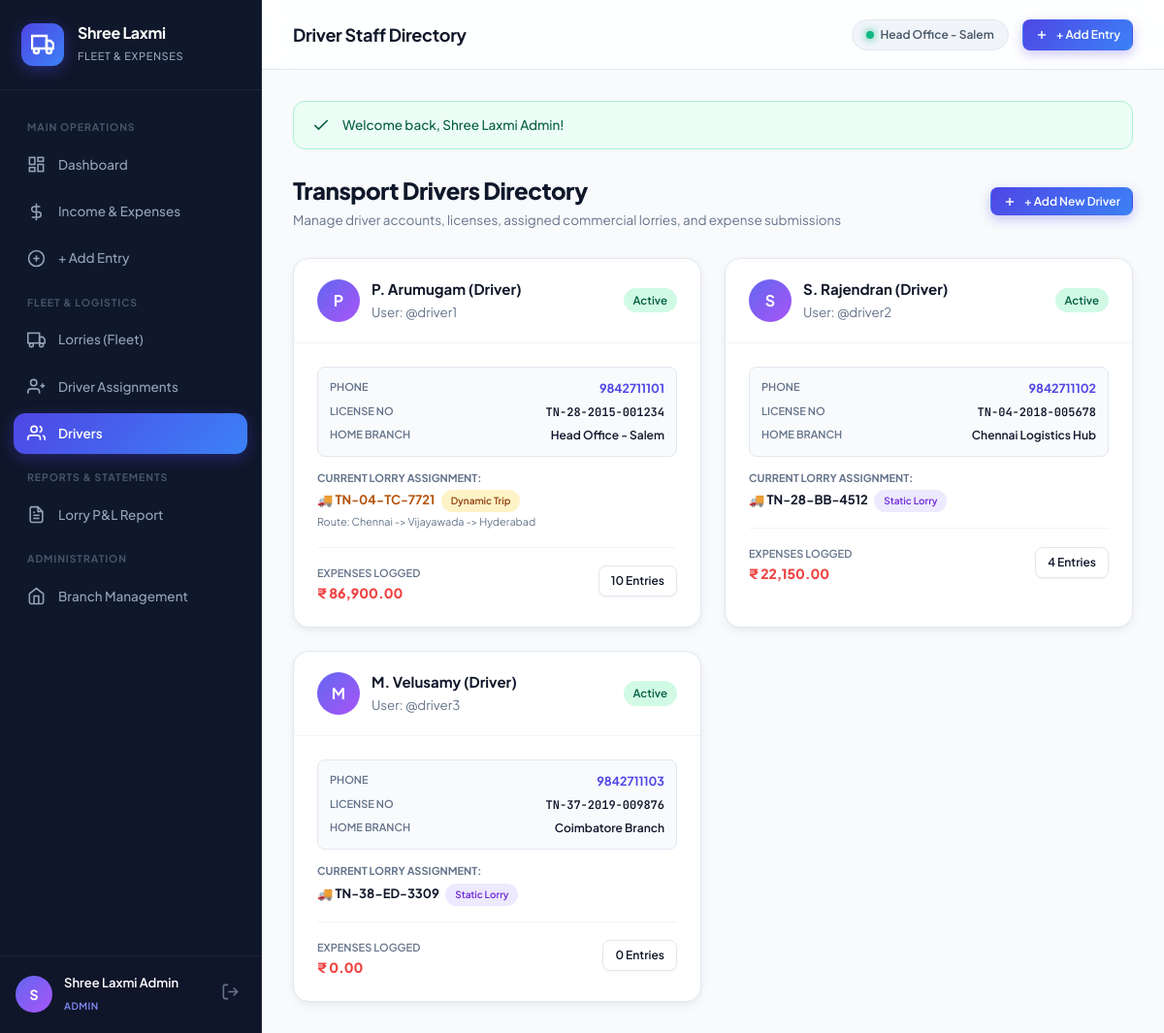
The page /drivers.php (signed in) on the database its author committed.
### tables this page shows
CREATE TABLE IF NOT EXISTS `users` (
    `id` INT AUTO_INCREMENT PRIMARY KEY,
    `branch_id` INT NULL,
    `name` VARCHAR(100) NOT NULL,
    `username` VARCHAR(50) NOT NULL UNIQUE,
    `email` VARCHAR(100),
    `phone` VARCHAR(20) NOT NULL,
    `password` VARCHAR(255) NOT NULL,
    `role` ENUM('admin', 'branch_manager', 'driver', 'operator') NOT NULL DEFAULT 'driver',
    `license_number` VARCHAR(50) NULL,
    `license_expiry` DATE NULL,
    `status` ENUM('active', 'inactive') DEFAULT 'active',
    `avatar` VARCHAR(255) NULL,
    `created_at` TIMESTAMP DEFAULT CURRENT_TIMESTAMP,
    `updated_at` TIMESTAMP DEFAULT CURRENT_TIMESTAMP ON UPDATE CURRENT_TIMESTAMP,
    FOREIGN KEY (`branch_id`) REFERENCES `branches`(`id`) ON DELETE SET NULL
);

CREATE TABLE IF NOT EXISTS `branches` (
    `id` INT AUTO_INCREMENT PRIMARY KEY,
    `branch_code` VARCHAR(20) NOT NULL UNIQUE,
    `branch_name` VARCHAR(100) NOT NULL,
    `city` VARCHAR(50) NOT NULL,
    `state` VARCHAR(50) DEFAULT 'Tamil Nadu',
    `contact_person` VARCHAR(100),
    `phone` VARCHAR(20) NOT NULL,
    `email` VARCHAR(100),
    `address` TEXT,
    `status` ENUM('active', 'inactive') DEFAULT 'active',
    `created_at` TIMESTAMP DEFAULT CURRENT_TIMESTAMP,
    `updated_at` TIMESTAMP DEFAULT CURRENT_TIMESTAMP ON UPDATE CURRENT_TIMESTAMP
);

### includes/functions.php (called while the page is built, shortened)
<?php
function format_money($amount) {
    $amount = (float)$amount;
    $is_negative = $amount < 0;
    $amount = abs($amount);
    $formatted = number_format($amount, 2, '.', ',');
    $exploded = explode('.', $formatted);
    $integer_part = $exploded[0];
    $decimal_part = $exploded[1];
    $len = strlen(str_replace(',', '', $integer_part));
    $raw_int = str_replace(',', '', $integer_part);
    if ($len > 3) {
        $last3 = substr($raw_int, -3);
        $remaining = substr($raw_int, 0, -3);
        $remaining_chunks = str_split(strrev($remaining), 2);
        $grouped = strrev(implode(',', $remaining_chunks));
        $integer_part = $grouped . ',' . $last3;
    }
    return ($is_negative ? '-' : '') . APP_CURRENCY . ' ' . $integer_part . '.' . $decimal_part;
}
function clean($str) {
    return htmlspecialchars(trim($str ?? ''), ENT_QUOTES, 'UTF-8');
}

### drivers.php (the view, shortened to what this page needs)
<?php
require_once __DIR__ . '/includes/header.php';
$stmt = $pdo->query("SELECT u.*, b.branch_name,
                            COUNT(DISTINCT t.id) as total_entries_logged,
                            COALESCE(SUM(CASE WHEN t.type = 'expense' THEN t.amount ELSE 0 END), 0) as total_expenses_logged,
                            sl.lorry_number as static_lorry_number,
                            dl.lorry_number as dynamic_lorry_number,
                            da.trip_route as active_trip_route
                     FROM users u
                     LEFT JOIN branches b ON u.branch_id = b.id
                     LEFT JOIN transactions t ON t.driver_id = u.id
                     LEFT JOIN lorries sl ON sl.static_driver_id = u.id
                     LEFT JOIN driver_assignments da ON (da.driver_id = u.id AND da.status = 'active' AND da.assignment_type = 'dynamic')
                     LEFT JOIN lorries dl ON da.lorry_id = dl.id
                     WHERE u.role = 'driver'
                     GROUP BY u.id
                     ORDER BY u.id ASC");
$drivers = $stmt->fetchAll();
?>
<div class="page-header">
    <div>
        <h1 class="page-title">Transport Drivers Directory</h1>
        <p class="page-subtitle">Manage driver accounts, licenses, assigned commercial lorries, and expense submissions</p>
    </div>
    <button type="button" class="btn btn-primary btn-sm" onclick="openModal('addDriverModal')">
        <svg viewBox="0 0 24 24" fill="none" stroke="currentColor" stroke-width="2.5"><line x1="12" y1="5" x2="12" y2="19"></line><line x1="5" y1="12" x2="19" y2="12"></line></svg>
        <span>+ Add New Driver</span>
    </button>
</div>
<div style="display:grid; grid-template-columns: repeat(auto-fit, minmax(320px, 1fr)); gap:24px;">
    <?php foreach ($drivers as $d): ?>
        <div class="card" style="margin-bottom:0;">
            <div class="card-header">
                <div style="display:flex; align-items:center; gap:12px;">
                    <div class="user-avatar" style="width:44px; height:44px; font-size:16px;">
                        <?= strtoupper(substr($d['name'], 0, 1)) ?>
                    </div>
                    <div>
                        <h3 style="font-size:15px; font-weight:700; color:#0f172a; margin:0;"><?= clean($d['name']) ?></h3>
                        <small style="color:#64748b;">User: @<?= clean($d['username']) ?></small>
                    </div>
                </div>
                <span class="pill <?= $d['status'] === 'active' ? 'pill-income' : 'pill-idle' ?>">
                    <?= ucfirst($d['status']) ?>
                </span>
            </div>
            <div class="card-body">
                <div style="background:#f8fafc; border:1px solid #e2e8f0; border-radius:8px; padding:12px; margin-bottom:14px;">
                    <div style="display:flex; justify-content:space-between; margin-bottom:6px;">
                        <span style="font-size:11px; color:#64748b; font-weight:600; text-transform:uppercase;">Phone</span>
                        <strong style="font-size:12.5px; color:#4f46e5;"><?= clean($d['phone']) ?></strong>
                    </div>
                    <div style="display:flex; justify-content:space-between; margin-bottom:6px;">
                        <span style="font-size:11px; color:#64748b; font-weight:600; text-transform:uppercase;">License No</span>
                        <span style="font-size:12px; font-family:'JetBrains Mono', monospace; font-weight:600;"><?= clean($d['license_number'] ?? 'Not Recorded') ?></span>
                    </div>
                    <div style="display:flex; justify-content:space-between;">
                        <span style="font-size:11px; color:#64748b; font-weight:600; text-transform:uppercase;">Home Branch</span>
                        <span style="font-size:12px; font-weight:600; color:#0f172a;"><?= clean($d['branch_name'] ?? 'HQ') ?></span>
                    </div>
                </div>
                <div style="margin-bottom:16px; font-size:13px;">
                    <span style="font-size:11px; color:#64748b; font-weight:700; text-transform:uppercase; display:block; margin-bottom:4px;">Current Lorry Assignment:</span>
                    <?php if (!empty($d['dynamic_lorry_number'])): ?>
                        <div style="font-weight:700; color:#b45309;">
                            🚚 <?= clean($d['dynamic_lorry_number']) ?>
                            <span class="pill pill-dynamic" style="font-size:10px; margin-left:4px;">Dynamic Trip</span>
                        </div>
                        <small style="color:#64748b;">Route: <?= clean($d['active_trip_route']) ?></small>
                    <?php elseif (!empty($d['static_lorry_number'])): ?>
                        <div style="font-weight:700; color:#0f172a;">
                            🚚 <?= clean($d['static_lorry_number']) ?>
                            <span class="pill pill-static" style="font-size:10px; margin-left:4px;">Static Lorry</span>
                        </div>
                    <?php else: ?>
                        <span style="color:#94a3b8; font-style:italic;">No active lorry assigned</span>
                    <?php endif; ?>
                </div>
                <div style="display:flex; justify-content:space-between; align-items:center; border-top:1px solid #f1f5f9; padding-top:12px;">
                    <div>
                        <small style="font-size:11px; color:#64748b; text-transform:uppercase; font-weight:600;">Expenses Logged</small>
                        <div style="font-size:14px; font-weight:800; color:#ef4444;"><?= format_money($d['total_expenses_logged']) ?></div>
                    </div>
                    <a href="transactions.php?driver_id=<?= $d['id'] ?>" class="btn btn-outline btn-sm">
                        <span><?= $d['total_entries_logged'] ?> Entries</span>
                    </a>
                </div>
            </div>
        </div>
    <?php endforeach; ?>
</div>
<?php require_once __DIR__ . '/includes/footer.php'; ?>

### assets/css/style.css (style rules this page uses)
:root { --bg-body: #f8fafc; --bg-surface: #ffffff; --bg-surface-elevated: #ffffff; --bg-sidebar: #0f172a; --bg-sidebar-hover: #1e293b; --bg-sidebar-active: rgba(79, 70, 229, 0.15); --border-light: #e2e8f0; --border-subtle: #f1f5f9; --text-main: #0f172a; --text-muted: #64748b; --text-light: #94a3b8; --text-white: #ffffff; --primary: #4f46e5; --primary-light: #6366f1; --primary-glow: rgba(79, 70, 229, 0.2); --primary-gradient: linear-gradient(135deg, #4f46e5 0%, #3b82f6 100%); --emerald: #10b981; --emerald-light: #d1fae5; --emerald-dark: #065f46; --emerald-gradient: linear-gradient(135deg, #10b981 0%, #059669 100%); --rose: #ef4444; --rose-light: #fee2e2; --rose-dark: #991b1b; --rose-gradient: linear-gradient(135deg, #ef4444 0%, #dc2626 100%); --amber: #f59e0b; --amber-light: #fef3c7; --amber-dark: #92400e; --cyan: #06b6d4; --cyan-light: #cffafe; --cyan-dark: #155e75; --purple: #8b5cf6; --purple-light: #ede9fe; --radius-sm: 8px; --radius-md: 12px; --radius-lg: 16px; --radius-xl: 22px; --radius-full: 9999px; --shadow-sm: 0 1px 3px rgba(15, 23, 42, 0.05); --shadow-md: 0 4px 14px -2px rgba(15, 23, 42, 0.06), 0 2px 6px -1px rgba(15, 23, 42, 0.04); --shadow-lg: 0 12px 30px -4px rgba(15, 23, 42, 0.08), 0 4px 12px -2px rgba(15, 23, 42, 0.04); --shadow-glow: 0 8px 24px -4px rgba(79, 70, 229, 0.35); --sidebar-width: 270px; --topbar-height: 72px; --transition: all 0.22s cubic-bezier(0.4, 0, 0.2, 1); }
*, *::before, *::after { box-sizing: border-box; margin: 0; padding: 0; }
body { font-family: 'Plus Jakarta Sans', -apple-system, BlinkMacSystemFont, 'Segoe UI', Roboto, sans-serif; background-color: var(--bg-body); color: var(--text-main); line-height: 1.5; -webkit-font-smoothing: antialiased; min-height: 100vh; }
a { color: inherit; text-decoration: none; }
.user-avatar { width: 38px; height: 38px; border-radius: var(--radius-full); background: linear-gradient(135deg, #6366f1, #a855f7); display: flex; align-items: center; justify-content: center; color: #fff; font-weight: 700; font-size: 14px; flex-shrink: 0; }
.page-header { display: flex; align-items: center; justify-content: space-between; margin-bottom: 28px; flex-wrap: wrap; gap: 16px; }
.page-title { font-size: 24px; font-weight: 800; letter-spacing: -0.5px; color: var(--text-main); }
.page-subtitle { font-size: 13.5px; color: var(--text-muted); margin-top: 3px; }
.btn { display: inline-flex; align-items: center; justify-content: center; gap: 8px; font-size: 13.5px; font-weight: 600; padding: 10px 18px; border-radius: var(--radius-md); cursor: pointer; transition: var(--transition); border: 1px solid transparent; text-decoration: none; font-family: inherit; }
.btn svg { width: 17px; height: 17px; }
.btn-primary { background: var(--primary-gradient); color: #ffffff; box-shadow: 0 4px 12px rgba(79, 70, 229, 0.3); }
.btn-outline { background: #ffffff; border: 1px solid var(--border-light); color: var(--text-main); box-shadow: var(--shadow-sm); }
.btn-sm { padding: 6px 12px; font-size: 12px; border-radius: var(--radius-sm); }
.btn-sm svg { width: 14px; height: 14px; }
.card { background: var(--bg-surface); border: 1px solid var(--border-light); border-radius: var(--radius-lg); box-shadow: var(--shadow-md); overflow: hidden; margin-bottom: 24px; transition: var(--transition); }
.card-header { padding: 20px 24px; border-bottom: 1px solid var(--border-subtle); display: flex; align-items: center; justify-content: space-between; flex-wrap: wrap; gap: 12px; }
.card-body { padding: 24px; }
.pill { display: inline-flex; align-items: center; gap: 6px; font-size: 11.5px; font-weight: 600; padding: 4px 10px; border-radius: var(--radius-full); white-space: nowrap; }
.pill-income { background: #d1fae5; color: #065f46; }
.pill-static { background: #ede9fe; color: #6d28d9; }
.pill-dynamic { background: #fef3c7; color: #92400e; }

### rows shown on the page
users: name "P", name "P. Arumugam (Driver)", username "driver1", status "Active", phone "9842711101", license_number "TN-28-2015-001234", branch.branch_name "Head Office - Salem", dynamic_lorry_number "TN-04-TC-7721", active_trip_route "Chennai -> Vijayawada -> Hyderabad", total_expenses_logged "₹ 86,900.00", total_entries_logged "10"
users: name "S", name "S. Rajendran (Driver)", username "driver2", status "Active", phone "9842711102", license_number "TN-04-2018-005678", branch.branch_name "Chennai Logistics Hub", static_lorry_number "TN-28-BB-4512", total_expenses_logged "₹ 22,150.00", total_entries_logged "4"
users: name "M", name "M. Velusamy (Driver)", username "driver3", status "Active", phone "9842711103", license_number "TN-37-2019-009876", branch.branch_name "Coimbatore Branch", static_lorry_number "TN-38-ED-3309", total_expenses_logged "₹ 0.00", total_entries_logged "0"

### other values the page prints
substr($user['name'] ?? 'U', 0, 1) "S"
$user['name'] "Shree Laxmi Admin"
$user['role'] "ADMIN"
$page_title "Driver Staff Directory"
$user['branch_name'] "Head Office - Salem"
$flash['message'] "Welcome back, Shree Laxmi Admin!"
